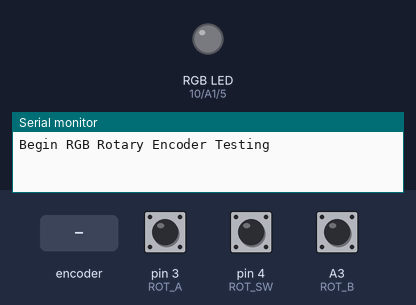
A sketch run on a simulated Arduino Uno, built with avr-gcc and run on an emulated ATmega328P. Parts: an RGB LED mixed from three pins (HIGH = lit), the last lines printed to the serial monitor. Dashed ring = blinking. The test bench sets the inputs (shaded band); at power-on: pin 4 (ROT_SW) LOW, pin 3 (ROT_A) HIGH, A3 (ROT_B) HIGH.

Above: at 1.2 s.
1.3 s: rotary encoder on pin 3 (ROT_A) / A3 (ROT_B) turned 3 steps (first pin leading)
At 1.55 s:
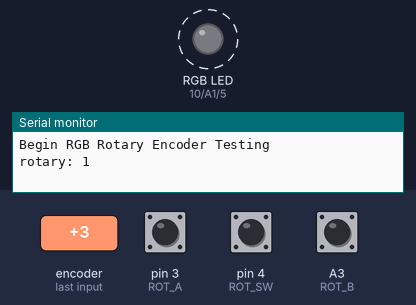
3.4 s: pin 4 (ROT_SW) pulled HIGH for 0.15 s
At 5.0 s:
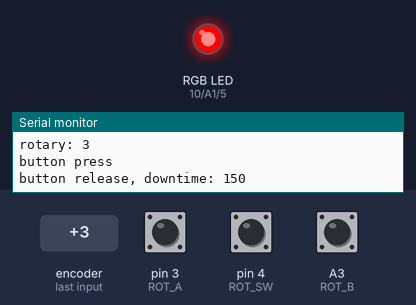
6.4 s: pin 4 (ROT_SW) pulled HIGH for 1 s
At 8.6 s:
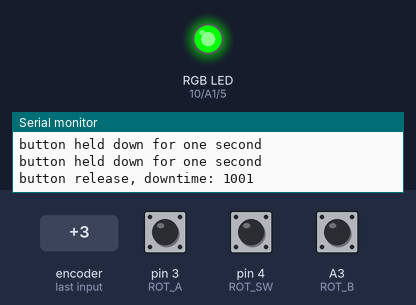
9.4 s: pin 4 (ROT_SW) pulled HIGH for 0.15 s
At 10.8 s:
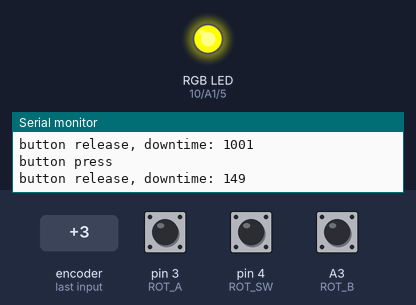
12.4 s: pin 4 (ROT_SW) pulled HIGH for 3.2 s
At 13.3 s:
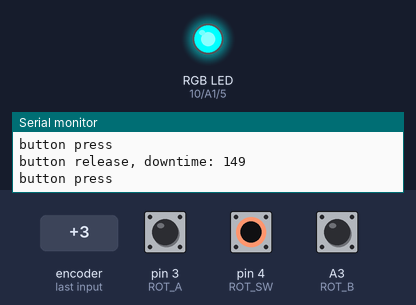
17.5 s: pin 4 (ROT_SW) pulled HIGH for 0.15 s
At 19.4 s:
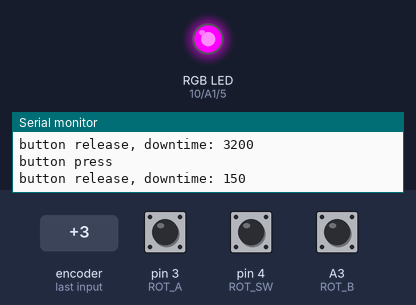
Timing chart, 0 to 20.9 s (numbered marks = the images above; inputs shaded):
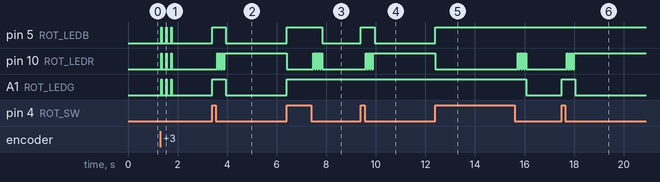

The sketch:

rotary_encoder.ino
```cpp
// "RGB_Rotary_Encoder"
// Example sketch based on the Lilypad MP3 Player
// but modified for the the Arduino Uno/RedBoard
// Modified By: Ho Yun Bobby Chan
// By: Mike Grusin, SparkFun Electronics
// http://www.sparkfun.com


// This sketch implements software debounce, but you can further improve performance by placing 0.1uF capacitors between A and ground, and B and ground.
// Note that because this is a common anode device, the pushbutton requires an external 1K-10K pullDOWN resistor to operate.

// Rotary encoder pin A to digital pin 3* (do not change this pin because of interrupts, others may change)
// Rotary encoder pin B to analog pin 3
// Rotary encoder pin C to ground
// Rotary encoder pin 1 (red cathode) to digital pin 10
// Rotary encoder pin 2 (green cathode) to analog pin 1
// Rotary encoder pin 3 (button) to digital pin 4
// Rotary encoder pin 4 (blue cathode) to digital pin 5
// Rotary encoder pin 5 (common anode) to VCC (3.3V or 5V)

// HOW IT WORKS
// The I/O pins used by the rotary encoder hardware are set up to automatically call interrupt functions (rotaryIRQ and buttonIRQ) each time the rotary encoder changes states.
// There is also code in the main loop() that keeps track of whether the button is currently being held down and for how long. This is useful for "hold button down for five seconds
// to power off"-type situations, which cannot be handled by interrupts alone because no interrupts will be called until the button is actually released.

#include <PinChangeInt.h>

// LilyPad MP3 pin defines. Not all of these are used in this sketch; the unused pins are commented out:
#define ROT_LEDG A1     // green LED
#define ROT_B A3        // rotary B
#define ROT_A 3          // rotary A
#define ROT_SW 4         // rotary puhbutton
#define ROT_LEDB 5       // blue LED
#define ROT_LEDR 10      // red LED

// RGB LED colors (for common anode LED, 0 is on, 1 is off)
#define OFF B111
#define RED B110
#define GREEN B101
#define YELLOW B100
#define BLUE B011
#define PURPLE B010
#define CYAN B001
#define WHITE B000

// Global variables that can be changed in interrupt routines
volatile int rotary_counter = 0; // current "position" of rotary encoder (increments CW)
volatile boolean rotary_change = false; // will turn true if rotary_counter has changed
volatile boolean button_pressed = false; // will turn true if the button has been pushed
volatile boolean button_released = false; // will turn true if the button has been released (sets button_downtime)
volatile unsigned long button_downtime = 0L; // ms the button was pushed before release

// "Static" variables are initalized once the first time that loop runs, but they keep their values through successive loops.
static unsigned char x = 0; //LED color
static boolean button_down = false;
static unsigned long int button_down_start, button_down_time;

void setup()
{
  // Set up all the I/O pins. Unused pins are commented out.
  pinMode(ROT_B, INPUT);
  digitalWrite(ROT_B, HIGH); // turn on weak pullup
  pinMode(ROT_A, INPUT);
  digitalWrite(ROT_A, HIGH); // turn on weak pullup
  pinMode(ROT_SW, INPUT);
  // The rotary switch is common anode with external pulldown, do not turn on pullup
  pinMode(ROT_LEDB, OUTPUT);
  pinMode(ROT_LEDG, OUTPUT);
  pinMode(ROT_LEDR, OUTPUT);

  setLED(WHITE);

  Serial.begin(9600); // Use serial for debugging
  Serial.println("Begin RGB Rotary Encoder Testing");

  // We use the standard external interrupt pin for the rotary, but we'll use the pin change interrupt library for the button.
  attachInterrupt(1, rotaryIRQ, CHANGE);
  PCintPort::attachInterrupt(ROT_SW, &buttonIRQ, CHANGE);
}

void loop()
{
  // The rotary IRQ sets the flag rotary_counter to true if the knob position has changed. We can use this flag to do something in the main loop() each time there's
  // a change. We'll clear this flag when we're done, so that we'll only do this if() once for each change.
  if (rotary_change)
  {
    Serial.print("rotary: ");
    Serial.println(rotary_counter, DEC);
    rotary_change = false; // Clear flag

    //blink for visual feedback
    setLED(OFF);
    delay(10); //try not to make this too long, otherwise the Arduino will miss ticks
    setLED(x);
  }

  // The button IRQ also sets flags to true, one for button_pressed, one for button_released. Like the rotary flag, we'll clear these when we're done handling them.
  if (button_pressed)
  {
    Serial.println("button press");
    //x++; setLED(x); // Change the color of the knob LED
    button_pressed = false; // Clear flag

    // We'll set another flag saying the button is now down this is so we can keep track of how long the button is being held down. (We can't do this in interrupts,
    // because the button state is not changing).
    button_down = true;
    button_down_start = millis();
  }

  if (button_released)
  {
    Serial.print("button release, downtime: ");
    Serial.println(button_downtime, DEC);
    x++; setLED(x); // Change the color of the knob LED
    button_released = false; // Clear flag

    // Clear our button-being-held-down flag
    button_down = false;

    //blink when you release the button press
    for (int i = 0; i < 4; i++) {
      digitalWrite(ROT_LEDR, LOW);
      digitalWrite(ROT_LEDG, HIGH);
      digitalWrite(ROT_LEDB, HIGH);
      delay(50);
      digitalWrite(ROT_LEDR, HIGH);
      digitalWrite(ROT_LEDG, HIGH);
      digitalWrite(ROT_LEDB, HIGH);
      delay(50);
    }

    setLED(x); // Change the color back to original color
  }

  // Now we can keep track of how long the button is being
  // held down, and perform actions based on that time.
  // This is useful for "hold down for five seconds to power off"
  // -type functions.

  if (button_down)
  {
    button_down_time = millis() - button_down_start;
    // Serial.println(button_down_time);
    if (button_down_time > 1000) {
      Serial.println("button held down for one second");
    }
    //if LED is pressed down, display red
    digitalWrite(ROT_LEDR, LOW);
    digitalWrite(ROT_LEDG, HIGH);
    digitalWrite(ROT_LEDB, HIGH);
  }
}

void setLED(unsigned char color)
// Set RGB LED to one of eight colors (see #defines above)
{
  digitalWrite(ROT_LEDR, color & B001);
  digitalWrite(ROT_LEDG, color & B010);
  digitalWrite(ROT_LEDB, color & B100);
}

// The rotaryIRQ function transparently maintains a counter that increments or decrements by one for each detent ("click") of the rotary encoder knob. This function also sets a flag
// (rotary_change) to true whenever the counter changes. You can check this flag in your main loop() code and perform an action when the knob is turned.
void rotaryIRQ()
{
  // Process input from the rotary encoder.
  // The rotary "position" is held in rotary_counter, increasing for CW rotation (changes by one per detent).
  // If the position changes, rotary_change will be set true. (You may manually set this to false after handling the change).

  // This function will automatically run when rotary encoder input A transitions in either direction (low to high or high to low)
  // By saving the state of the A and B pins through two interrupts, we'll determine the direction of rotation
  // int rotary_counter will be updated with the new value, and boolean rotary_change will be true if there was a value change
  // Based on concepts from Oleg at circuits@home (http://www.circuitsathome.com/mcu/rotary-encoder-interrupt-service-routine-for-avr-micros)
  // Unlike Oleg's original code, this code uses only one interrupt and has only two transition states;
  // it has less resolution but needs only one interrupt, is very smooth, and handles switchbounce well.

  static unsigned char rotary_state = 0; // current and previous encoder states

  rotary_state <<= 2;  // remember previous state
  rotary_state |= (digitalRead(ROT_A) | (digitalRead(ROT_B) << 1));  // mask in current state
  rotary_state &= 0x0F; // zero upper nybble

  //Serial.println(rotary_state,HEX);

  if (rotary_state == 0x09) // from 10 to 01, increment counter. Also try 0x06 if unreliable
  {
    rotary_counter++;
    rotary_change = true;
  }
  else if (rotary_state == 0x03) // from 00 to 11, decrement counter. Also try 0x0C if unreliable
  {
    rotary_counter--;
    rotary_change = true;
  }
}

// The buttonIRQ function does the same thing for the pushbutton built into the rotary encoder knob. It will set flags for button_pressed and button_released that you can monitor in your
// main loop() code. There is also a variable for button_downtime which records how long the button was held down.
void buttonIRQ()
{

  // Process rotary encoder button presses and releases, including
  // debouncing (extra "presses" from noisy switch contacts).
  // If button is pressed, the button_pressed flag is set to true.
  // (Manually set this to false after handling the change.)
  // If button is released, the button_released flag is set to true,
  // and button_downtime will contain the duration of the button
  // press in ms. (Set this to false after handling the change.)

  // Raw information from PinChangeInt library:

  // Serial.print("pin: ");
  // Serial.print(PCintPort::arduinoPin);
  // Serial.print(" state: ");
  // Serial.println(PCintPort::pinState);

  static boolean button_state = false;
  static unsigned long start, end;

  if ((PCintPort::pinState == HIGH) && (button_state == false))
    // Button was up, but is currently being pressed down
  {
    // Discard button presses too close together (debounce)
    start = millis();
    if (start > (end + 10)) // 10ms debounce timer
    {
      button_state = true;
      button_pressed = true;
    }
  }
  else if ((PCintPort::pinState == LOW) && (button_state == true))
    // Button was down, but has just been released
  {
    // Discard button releases too close together (debounce)
    end = millis();
    if (end > (start + 10)) // 10ms debounce timer
    {
      button_state = false;
      button_released = true;
      button_downtime = end - start;
    }
  }
}
```

Measured:
- after the input at 1.3 s, pin 5 (ROT_LEDB), pin 10 (ROT_LEDR), A1 (ROT_LEDG): alternates HIGH for 0.01 s and LOW for 0.19 s, 6 changes in all, then stays LOW, starting after 0.05 s
- after the input at 3.4 s, pin 5 (ROT_LEDB), A1 (ROT_LEDG): LOW → HIGH at once, → LOW 0.55 s later; pin 10 (ROT_LEDR): alternates HIGH for 0.05 s and LOW for 0.05 s, 7 changes in all, then stays HIGH, starting after 0.20 s
- after the input at 6.4 s, pin 5 (ROT_LEDB): LOW → HIGH at once, → LOW 1.4 s later; pin 10 (ROT_LEDR): HIGH → LOW at once, then repeats every 0.10 s: HIGH 0.05 s, LOW 0.05 s, until it stays LOW from 7.8 s; A1 (ROT_LEDG): LOW → HIGH at once
- after the input at 9.4 s, pin 5 (ROT_LEDB): LOW → HIGH at once, → LOW 0.55 s later; pin 10 (ROT_LEDR): alternates HIGH for 0.05 s and LOW for 0.05 s, 7 changes in all, then stays HIGH, starting after 0.20 s
- after the input at 12.4 s, pin 5 (ROT_LEDB): LOW → HIGH at once; pin 10 (ROT_LEDR): HIGH → LOW at once, then repeats every 0.10 s: HIGH 0.05 s, LOW 0.05 s, until it stays LOW from 16.1 s; A1 (ROT_LEDG): HIGH → LOW after 3.7 s
- after the input at 17.5 s, pin 10 (ROT_LEDR): alternates HIGH for 0.05 s and LOW for 0.05 s, 7 changes in all, then stays HIGH, starting after 0.20 s; A1 (ROT_LEDG): LOW → HIGH at once, → LOW 0.55 s later
